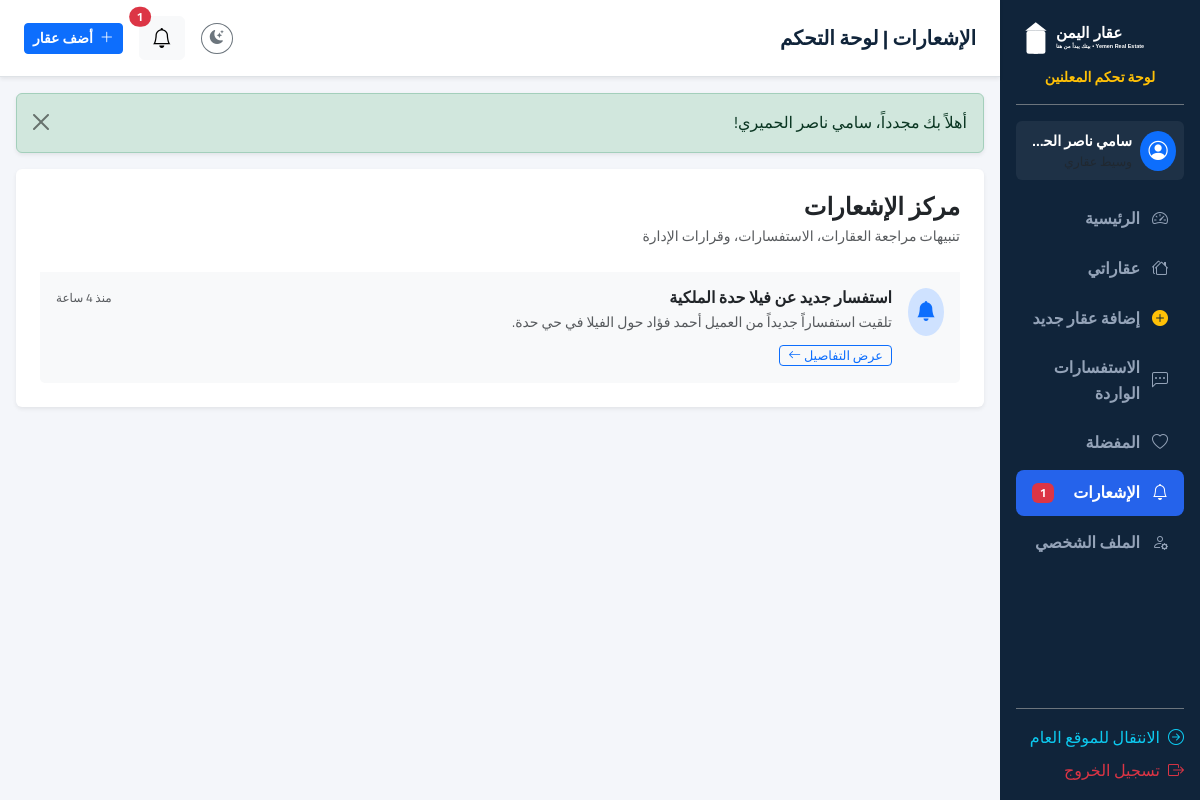
Page /dashboard/notifications (signed in) on the committed database.
### tables this page shows
CREATE TABLE `notifications` (
    `id` INT UNSIGNED AUTO_INCREMENT PRIMARY KEY,
    `user_id` INT UNSIGNED NOT NULL,
    `title` VARCHAR(255) NOT NULL,
    `message` TEXT NOT NULL,
    `link` VARCHAR(255) NULL,
    `is_read` TINYINT(1) NOT NULL DEFAULT 0,
    `type` VARCHAR(50) NOT NULL DEFAULT 'info',
    `created_at` TIMESTAMP DEFAULT CURRENT_TIMESTAMP,
    FOREIGN KEY (`user_id`) REFERENCES `users`(`id`) ON DELETE CASCADE,
    INDEX `idx_notif_user` (`user_id`, `is_read`)
);

### app/Controllers/DashboardController.php (called while the page is built, shortened)
<?php
class DashboardController
{
    public function notifications(): void
    {
        $userId = Session::userId();
        $notifications = Notification::getForUser($userId, 50);
        View::render('dashboard.notifications.index', [
            'title' => 'الإشعارات | لوحة التحكم',
            'notifications' => $notifications
        ], 'dashboard');
    }
}

### public/index.php (called while the page is built, shortened)
<?php
spl_autoload_register(function ($class) {
    $prefix = 'App\\';
    $base_dir = dirname(__DIR__) . '/app/';
    $len = strlen($prefix);
    $relative_class = substr($class, $len);
    $file = $base_dir . str_replace('\\', '/', $relative_class) . '.php';
});
require_once dirname(__DIR__) . '/routes/web.php';
$uri = $_SERVER['REQUEST_URI'] ?? '/';
$method = $_SERVER['REQUEST_METHOD'] ?? 'GET';
Router::dispatch($uri, $method);

### app/Helpers/Session.php (called while the page is built, shortened)
<?php
class Session
{
    public static function user(): ?array
    {
        return $_SESSION['auth_user'] ?? null;
    }
    public static function userId(): ?int
    {
        $user = self::user();
        return $user['id'] ?? null;
    }
}

### app/Config/App.php (called while the page is built, shortened)
<?php
class App
{
    private static array $env = [];
    public static function env(string $key, mixed $default = null): mixed
    {
        return self::$env[$key] ?? $_ENV[$key] ?? getenv($key) ?: $default;
    }
    public static function baseUrl(string $path = ''): string
    {
        $protocol = (!empty($_SERVER['HTTPS']) && $_SERVER['HTTPS'] !== 'off') ? 'https://' : 'http://';
        $host = $_SERVER['HTTP_HOST'] ?? 'localhost';
        $scriptName = $_SERVER['SCRIPT_NAME'] ?? '';
        $baseFolder = rtrim(str_replace('\\', '/', dirname($scriptName)), '/');
        $base = $protocol . $host . $baseFolder;
        $path = ltrim($path, '/');
        return $path === '' ? $base : $base . '/' . $path;
    }
}

### app/Config/Database.php (called while the page is built, shortened)
<?php
class Database
{
    private static ?PDO $instance = null;
    public static function connect(): PDO
    {
        if (self::$instance === null) {
            $host = App::env('DB_HOST', '127.0.0.1');
            $port = App::env('DB_PORT', '3306');
            $dbname = App::env('DB_NAME', 'yemen_real_estate');
            $user = App::env('DB_USER', 'root');
            $pass = App::env('DB_PASS', '');
            $dsn = "mysql:host={$host};port={$port};dbname={$dbname};charset=utf8mb4";
            $options = [
                PDO::ATTR_ERRMODE => PDO::ERRMODE_EXCEPTION,
                PDO::ATTR_DEFAULT_FETCH_MODE => PDO::FETCH_ASSOC,
                PDO::ATTR_EMULATE_PREPARES => false,
                PDO::MYSQL_ATTR_INIT_COMMAND => "SET NAMES utf8mb4 COLLATE utf8mb4_unicode_ci"
            ];
            try {
                self::$instance = new PDO($dsn, $user, $pass, $options);
            } catch (PDOException $e) {
                error_log("Database Connection Error: " . $e->getMessage());
                if (App::env('APP_DEBUG', 'false') === 'true') {
                    die("خطأ في الاتصال بقاعدة البيانات: " . htmlspecialchars($e->getMessage()));
                } else {
                    die("نعتذر، حدث خطأ أثناء الاتصال بقاعدة البيانات. يرجى المحاولة لاحقاً.");
                }
            }
        }
        return self::$instance;
    }
}

### app/Models/Model.php (called while the page is built, shortened)
<?php
abstract class Model
{
    public static function db(): PDO
    {
        return Database::connect();
    }
}

### app/Models/Notification.php (called while the page is built, shortened)
<?php
class Notification extends Model
{
    public static function getForUser(int $userId, int $limit = 20): array
    {
        $sql = "SELECT * FROM notifications WHERE user_id = :uid ORDER BY id DESC LIMIT :limit";
        $stmt = self::db()->prepare($sql);
        $stmt->bindValue(':uid', $userId, \PDO::PARAM_INT);
        $stmt->bindValue(':limit', $limit, \PDO::PARAM_INT);
        $stmt->execute();
        return $stmt->fetchAll();
    }
}

### resources/views/dashboard/notifications/index.php (the view, shortened to what this page needs)
<div class="card border-0 shadow-sm p-4">
    <div class="d-flex justify-content-between align-items-center mb-4">
        <div>
            <h4 class="fw-bold mb-1">مركز الإشعارات</h4>
            <div class="text-muted small">تنبيهات مراجعة العقارات، الاستفسارات، وقرارات الإدارة</div>
        </div>
    </div>
    <?php if (!empty($notifications)): ?>
        <div class="list-group list-group-flush">
            <?php foreach ($notifications as $n): ?>
                <div class="list-group-item list-group-item-action p-3 d-flex align-items-start gap-3 <?= $n['is_read'] ? '' : 'bg-light' ?>">
                    <div class="p-2 rounded-circle bg-primary-subtle text-primary">
                        <i class="bi bi-bell-fill fs-5"></i>
                    </div>
                    <div class="flex-grow-1">
                        <div class="d-flex justify-content-between align-items-center mb-1">
                            <h6 class="fw-bold mb-0 text-navy"><?= htmlspecialchars($n['title']) ?></h6>
                            <span class="text-muted small" style="font-size:0.75rem;"><?= View::timeAgo($n['created_at']) ?></span>
                        </div>
                        <p class="text-muted small mb-2"><?= htmlspecialchars($n['message']) ?></p>
                        <?php if (!empty($n['link'])): ?>
                            <a href="<?= App::baseUrl(ltrim($n['link'], '/')) ?>" class="btn btn-sm btn-outline-primary py-0 px-2" style="font-size:0.8rem;">
                                عرض التفاصيل <i class="bi bi-arrow-left"></i>
                            </a>
                        <?php endif; ?>
                    </div>
                </div>
            <?php endforeach; ?>
        </div>
    <?php endif; ?>
</div>

### routes/web.php (shortened to what this page needs)
<?php
class Router
{
    private static array $routes = [];
    public static function get(string $path, array $handler, array $middlewares = []): void
    {
        self::$routes['GET'][$path] = ['handler' => $handler, 'middlewares' => $middlewares];
    }
    public static function post(string $path, array $handler, array $middlewares = []): void
    {
        if (!in_array(CsrfMiddleware::class, $middlewares, true)) {
            array_unshift($middlewares, CsrfMiddleware::class);
        }
        self::$routes['POST'][$path] = ['handler' => $handler, 'middlewares' => $middlewares];
    }
    public static function dispatch(string $uri, string $method): void
    {
        $path = parse_url($uri, PHP_URL_PATH);
        $path = '/' . trim($path, '/');
        $routesForMethod = self::$routes[$method] ?? [];
        foreach ($routesForMethod as $routePattern => $routeInfo) {
            $regex = preg_replace('/\{([a-zA-Z0-9_]+)\}/', '(?P<$1>[^/]+)', $routePattern);
            $regex = '#^' . $regex . '$#u';
            if (preg_match($regex, $path, $matches)) {
                $params = array_filter($matches, 'is_string', ARRAY_FILTER_USE_KEY);
                [$controllerClass, $action] = $routeInfo['handler'];
                $controller = new $controllerClass();
                call_user_func_array([$controller, $action], $params);
                return;
            }
        }
    }
}

### public/assets/css/custom.css (style rules this page uses)
:root { --navy-dark: #10243A; --navy-light: #1A3450; --blue-primary: #2563EB; --blue-hover: #1D4ED8; --blue-light: #EAF2FF; --gold: #C8A96B; --gold-light: #F7F3E9; --white: #FFFFFF; --gray-bg: #F4F6FA; --gray-border: #E2E8F0; --gray-text: #64748B; --gray-dark: #334155; --success: #10B981; --danger: #EF4444; --warning: #F59E0B; --info: #06B6D4; --card-shadow: 0 4px 20px -2px rgba(16, 36, 58, 0.08); --card-hover-shadow: 0 12px 30px -4px rgba(16, 36, 58, 0.16); --radius-sm: 8px; --radius-md: 14px; --radius-lg: 20px; --transition: all 0.25s ease-in-out; }
body { font-family: 'Cairo', 'Tajawal', sans-serif; background-color: var(--gray-bg); color: var(--navy-dark); direction: rtl; text-align: right; line-height: 1.6; overflow-x: hidden; }
h1, h2, h3, h4, h5, h6 { font-weight: 700; color: inherit; }

### rows in the picture
notifications: title "استفسار جديد عن فيلا حدة الملكية", created_at "منذ 4 ساعة", message "تلقيت استفساراً جديداً من العميل أحمد فؤاد حول الفيلا في حي حدة."

### other values in the picture
$unreadNotifications "1"
Session::getFlash($msgType) "أهلاً بك مجدداً، سامي ناصر الحميري!"
